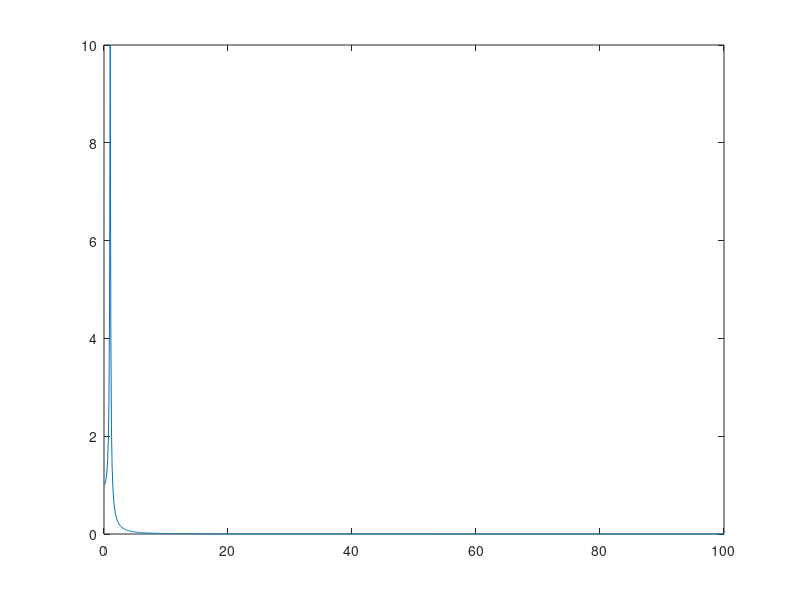

Reproduce this figure in MATLAB.


omega=0:0.1:100

phi=0;
k=1;
m=1;
A=1;
b=0.1;
g=b/(2*m);
F0=1

b_cri=sqrt(4*m*k)

w0=sqrt(k/m);




A_f =@ (w,b) F0./sqrt((w.^2-w0.^2).^2+b^2*w.^2/m^2);
#phi_f=@ (w,b) atan((w0^2-w^2)/(w*(b/m)));


 #A_f =@ (w,b) F0/(m.*sqrt(w.^2);


#plot(omega,F0./sqrt((omega.^2-w0.^2).^2+b^2*omega.^2/m^2))  

plot(omega,A_f(omega,b))  




  

